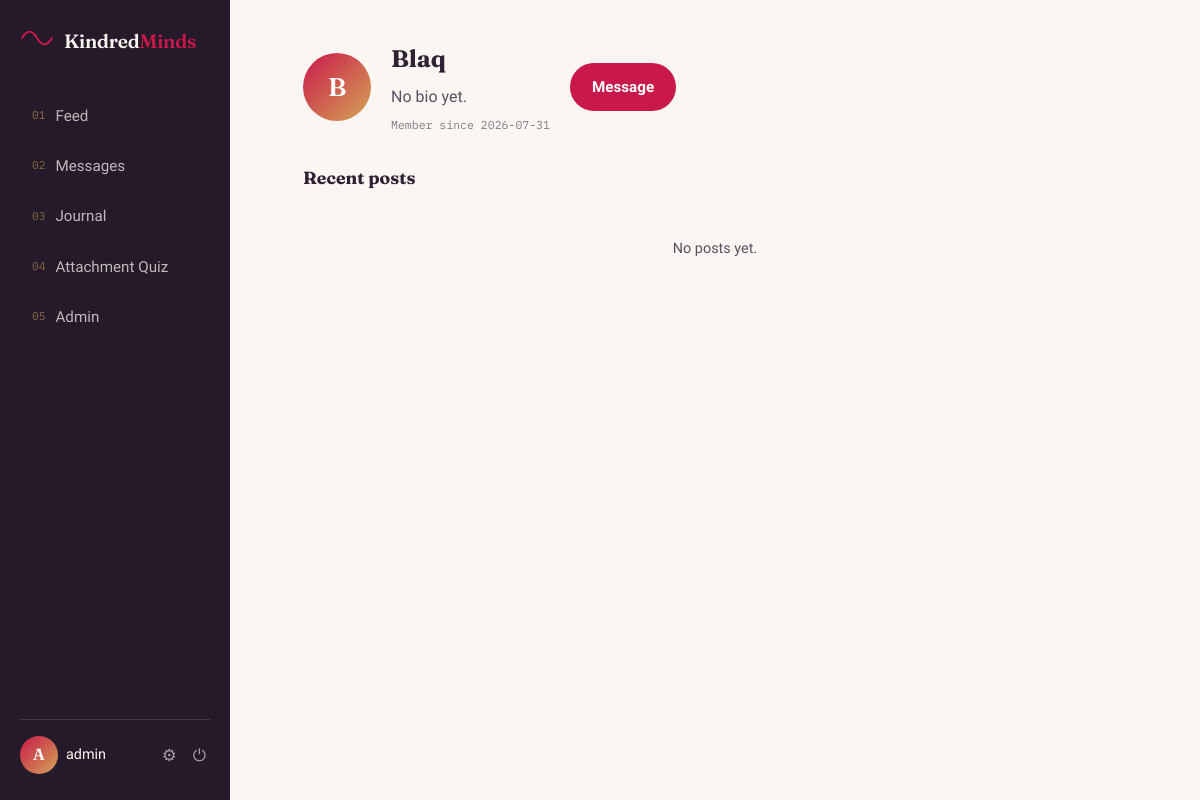
Screenshot of /u/Blaq (signed in) with the database file from the repository.
### tables this page shows
CREATE TABLE users (
            id INTEGER PRIMARY KEY AUTOINCREMENT,
            username TEXT UNIQUE NOT NULL,
            email TEXT UNIQUE NOT NULL,
            password_hash TEXT NOT NULL,
            bio TEXT DEFAULT '',
            is_admin INTEGER DEFAULT 0,
            is_banned INTEGER DEFAULT 0,
            created_at TEXT NOT NULL
        );

### app.py (the view)
@app.route("/u/<username>")
@login_required
def profile(username):
    db = get_db()
    user = db.execute("SELECT * FROM users WHERE username = ?", (username,)).fetchone()
    if not user:
        abort(404)
    posts = db.execute(
        "SELECT * FROM posts WHERE user_id = ? ORDER BY created_at DESC LIMIT 10",
        (user["id"],),
    ).fetchall()
    return render_template("profile.html", profile_user=user, posts=posts)

### app.py (called while the page is built)
def get_db():
    if "db" not in g:
        g.db = sqlite3.connect(DB_PATH)
        g.db.row_factory = sqlite3.Row
        g.db.execute("PRAGMA foreign_keys = ON")
    return g.db

def login_required(view):
    @wraps(view)
    def wrapped(*args, **kwargs):
        if "user_id" not in session:
            flash("Please log in to continue.", "warning")
            return redirect(url_for("login", next=request.path))
        return view(*args, **kwargs)
    return wrapped

def current_user():
    if "user_id" not in session:
        return None
    return get_db().execute(
        "SELECT * FROM users WHERE id = ?", (session["user_id"],)
    ).fetchone()

@app.context_processor
def inject_user():
    return {"current_user": current_user(), "current_year": datetime.utcnow().year}

### templates/profile.html (shortened to what this page needs)
{% extends "base.html" %}
{% block content %}
<div class="profile-header">
  <span class="avatar avatar-lg">{{ profile_user.username[0]|upper }}</span>
  <div>
    <h1>{{ profile_user.username }} {% if profile_user.is_admin %}<span class="badge-admin">admin</span>{% endif %}</h1>
    <p class="profile-bio">{{ profile_user.bio or "No bio yet." }}</p>
    <time class="post-time">Member since {{ profile_user.created_at[:10] }}</time>
  </div>
  {% if profile_user.id != current_user.id %}
  <a href="{{ url_for('conversation', username=profile_user.username) }}" class="btn btn-rose">Message</a>
  {% endif %}
</div>
<h2 class="comments-heading">Recent posts</h2>
<div class="post-list">
  {% for post in posts %}
  <article class="post-card">
    <p class="post-content">{{ post.content }}</p>
    <time class="post-time">{{ post.created_at[:16].replace('T',' ') }} UTC</time>
  </article>
  {% else %}
  <div class="empty-state"><p>No posts yet.</p></div>
  {% endfor %}
</div>
{% endblock %}

### templates/base.html (shortened to what this page needs)
<!DOCTYPE html>
<html lang="en">
<head>
<link rel="stylesheet" href="{{ url_for('static', filename='css/style.css') }}">
</head>
<body class="{% block bodyclass %}{% endblock %}">
{% if current_user %}
<div class="app-shell">
  <aside class="sidenav">
    <a href="{{ url_for('feed') }}" class="brand">
      <span class="brand-mark">
        <svg viewBox="0 0 40 24" width="34" height="20" fill="none">
          <path d="M2 12 C 8 2, 14 2, 20 12 S 32 22, 38 12" stroke="var(--rose)" stroke-width="2.4" stroke-linecap="round"/>
        </svg>
      </span>
      <span class="brand-word">Kindred<em>Minds</em></span>
    </a>
    <nav class="nav-links">
      <a href="{{ url_for('feed') }}" class="{{ 'active' if request.endpoint == 'feed' }}">
        <span class="nav-eyebrow">01</span> Feed
      </a>
      <a href="{{ url_for('messages_inbox') }}" class="{{ 'active' if request.endpoint in ['messages_inbox','conversation'] }}">
        <span class="nav-eyebrow">02</span> Messages
      </a>
      <a href="{{ url_for('journal') }}" class="{{ 'active' if request.endpoint == 'journal' }}">
        <span class="nav-eyebrow">03</span> Journal
      </a>
      <a href="{{ url_for('quiz') }}" class="{{ 'active' if request.endpoint in ['quiz','quiz_result'] }}">
        <span class="nav-eyebrow">04</span> Attachment Quiz
      </a>
      {% if current_user.is_admin %}
      <a href="{{ url_for('admin_dashboard') }}" class="{{ 'active' if request.endpoint == 'admin_dashboard' }}">
        <span class="nav-eyebrow">05</span> Admin
      </a>
      {% endif %}
    </nav>
    <div class="sidenav-footer">
      <a href="{{ url_for('profile', username=current_user.username) }}" class="mini-profile">
        <span class="avatar">{{ current_user.username[0]|upper }}</span>
        <span class="mini-profile-name">{{ current_user.username }}</span>
      </a>
      <a href="{{ url_for('settings') }}" class="icon-link" title="Settings">⚙</a>
      <a href="{{ url_for('logout') }}" class="icon-link" title="Log out">⏻</a>
    </div>
  </aside>
  <main class="app-main">
    {% block content %}{% endblock %}
  </main>
</div>
{% endif %}
</body>
</html>

### static/css/style.css (style rules this page uses)
:root { --paper: #FBF6F1; --paper-dim: #F3EBE1; --ink: #2E2233; --ink-soft: #5B4E5F; --plum: #241A29; --plum-soft: #382A3F; --rose: #C9184A; --rose-dark: #A11239; --gold: #D4A657; --sage: #7C9885; --line: #E4D8CB; --line-dark: #46374C; --white: #FFFFFF; --font-display: 'Fraunces', serif; --font-body: 'Work Sans', sans-serif; --font-mono: 'IBM Plex Mono', monospace; --radius-sm: 10px; --radius-md: 16px; --radius-lg: 24px; --shadow-soft: 0 12px 32px -16px rgba(46, 34, 51, 0.25); --shadow-tiny: 0 2px 8px -2px rgba(46, 34, 51, 0.18); }
* { box-sizing: border-box; }
html, body { margin: 0; padding: 0; background: var(--paper); color: var(--ink); font-family: var(--font-body); font-size: 16px; line-height: 1.6; -webkit-font-smoothing: antialiased; }
a { color: inherit; text-decoration: none; }
h1, h2, h3 { font-family: var(--font-display); color: var(--ink); margin: 0; }
p { margin: 0; }
.btn { display: inline-flex; align-items: center; justify-content: center; gap: 8px; border: none; border-radius: 999px; padding: 12px 22px; font-weight: 600; font-size: 0.95rem; transition: transform 0.15s ease, box-shadow 0.15s ease, background 0.15s ease; }
.btn-rose { background: var(--rose); color: var(--white); }
.icon-link { color: var(--paper); opacity: 0.6; font-size: 1.05rem; padding: 4px; }
.brand { display: flex; align-items: center; gap: 10px; }
.brand-word { font-family: var(--font-display); font-weight: 600; font-size: 1.2rem; letter-spacing: -0.01em; }
.brand-word em { color: var(--rose); font-style: normal; }
.app-shell { display: flex; min-height: 100vh; }
.sidenav { width: 230px; background: var(--plum); color: var(--paper); display: flex; flex-direction: column; padding: 26px 20px; position: sticky; top: 0; height: 100vh; flex-shrink: 0; }
.sidenav .brand-word { color: var(--paper); }
.sidenav .brand { margin-bottom: 36px; }
.nav-links { display: flex; flex-direction: column; gap: 4px; flex: 1; }
.nav-links a { display: flex; align-items: center; gap: 10px; padding: 11px 12px; border-radius: var(--radius-sm); color: var(--paper); opacity: 0.72; font-size: 0.95rem; position: relative; }
.nav-eyebrow { font-family: var(--font-mono); font-size: 0.7rem; color: var(--gold); opacity: 0.8; }
.sidenav-footer { display: flex; align-items: center; gap: 8px; border-top: 1px solid var(--line-dark); padding-top: 16px; margin-top: 16px; }
.mini-profile { display: flex; align-items: center; gap: 8px; flex: 1; min-width: 0; }
.mini-profile-name { color: var(--paper); font-size: 0.9rem; font-weight: 500; overflow: hidden; text-overflow: ellipsis; white-space: nowrap; }
.app-main { flex: 1; padding: 40px 4vw 80px; max-width: 920px; margin: 0 auto; width: 100%; }
.avatar { width: 38px; height: 38px; border-radius: 50%; background: linear-gradient(135deg, var(--rose), var(--gold)); color: var(--white); display: flex; align-items: center; justify-content: center; font-weight: 600; font-family: var(--font-display); flex-shrink: 0; }
.avatar-lg { width: 68px; height: 68px; font-size: 1.6rem; }
.post-list { display: flex; flex-direction: column; gap: 16px; }
.post-time { display: block; font-family: var(--font-mono); font-size: 0.72rem; color: var(--ink-soft); opacity: 0.75; margin-top: 2px; }
.comments-heading { font-size: 1.1rem; margin: 30px 0 14px; }
.empty-state, .empty-state-sm { text-align: center; color: var(--ink-soft); padding: 30px; font-size: 0.9rem; }
.profile-header { display: flex; align-items: center; gap: 20px; margin-bottom: 30px; }
.profile-header h1 { font-size: 1.5rem; }
.profile-bio { color: var(--ink-soft); margin: 6px 0; }

### rows the page displays
users: username "A", username "admin"
users: username "B", username "Blaq", bio "No bio yet.", created_at "2026-07-31"
